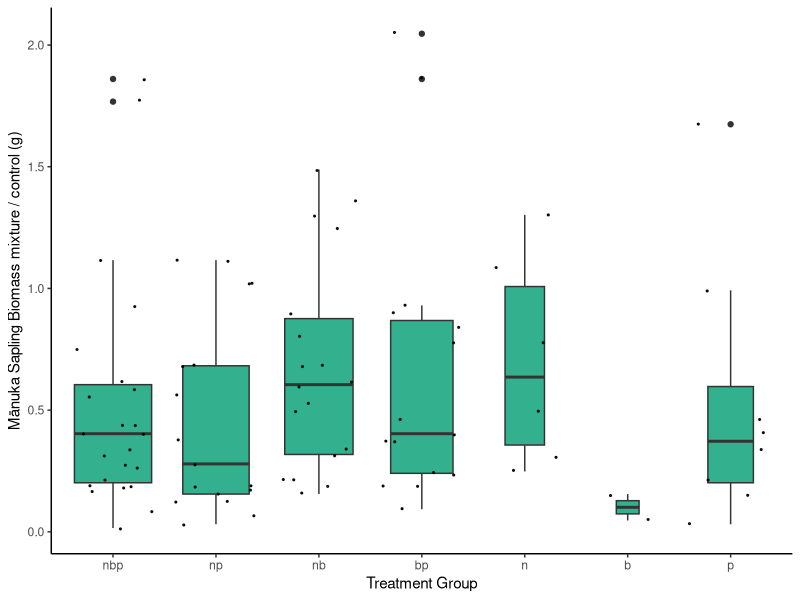
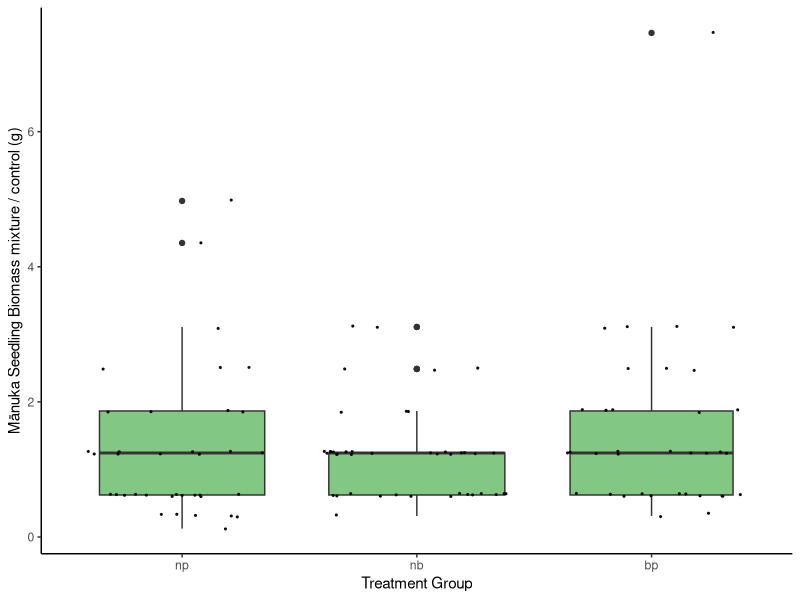
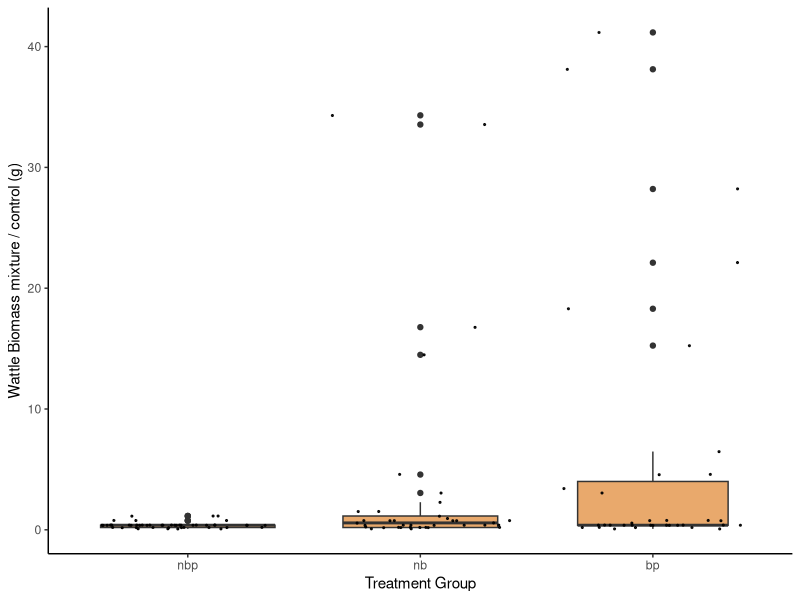
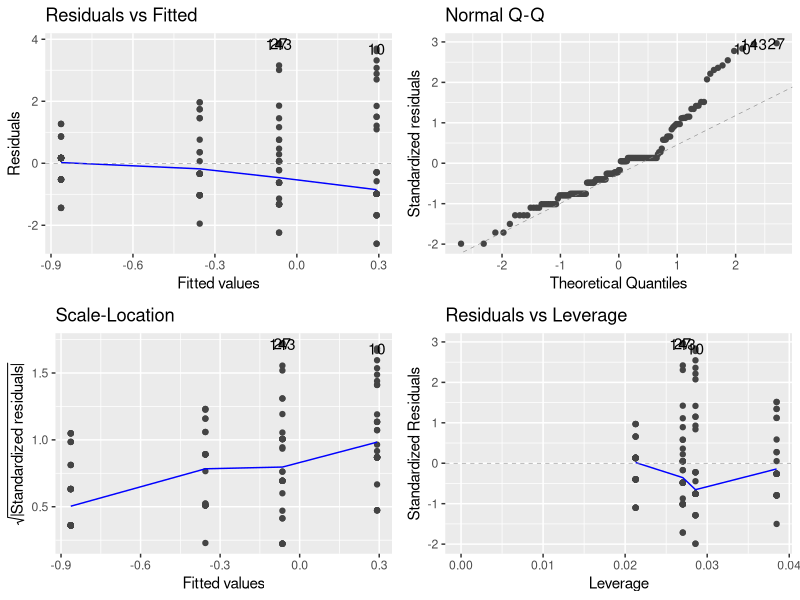
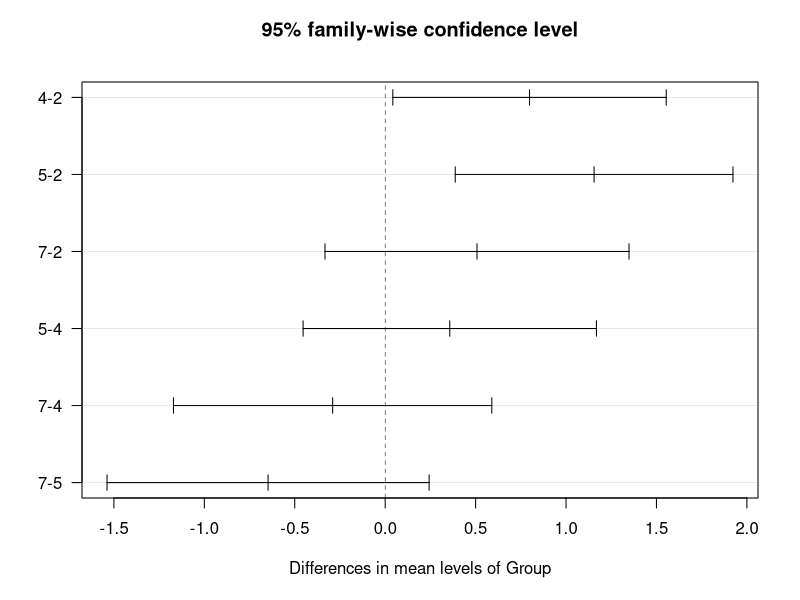
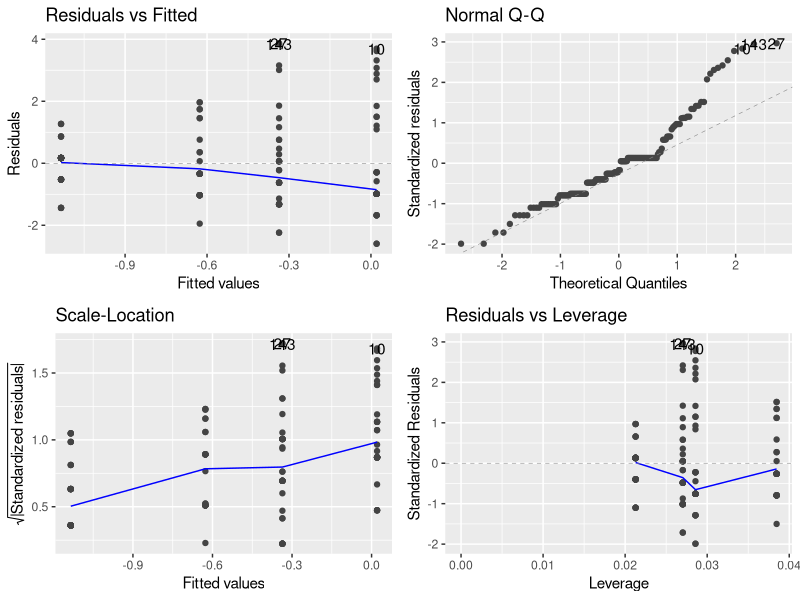
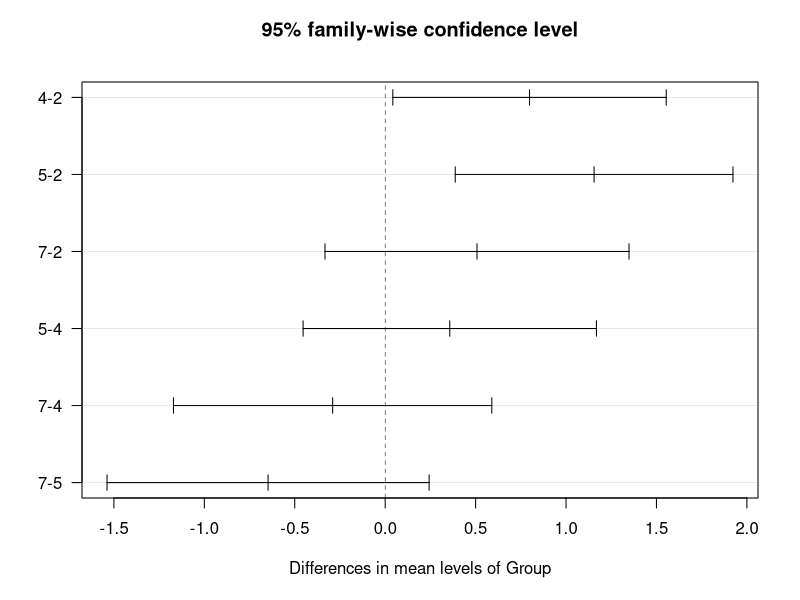
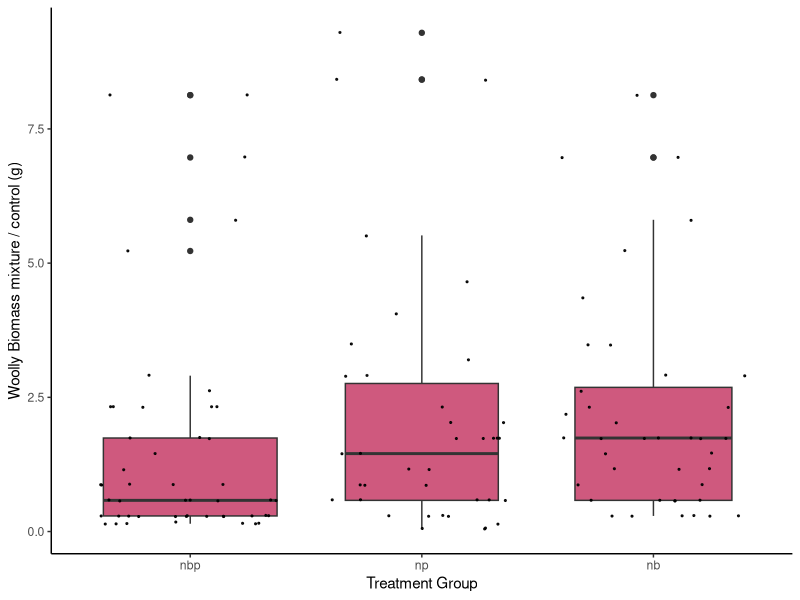

Reproduce these figures in R, in order. (Note: this script raises an error after producing the figures.)
#### Biomass for each plant by treatment group v2####


# Before anything else, verify that your environment is totally clear.
# This is important, because old objects can foul up the works
# Clean up the working environment
rm(list = ls())

# Verify working directory, should be ~/Documents/Analyses/lastname_first
getwd()

# Load tidyverse
library("tidyverse")
# Check for updates
tidyverse_update()

#### Cleaning up the data ####

library(readr)
Biomass <- read_csv("Shadehouse/Biomass Experiment 1 Clean.csv")

# Removing rows where the species is blank
Biomass<-Biomass[-592, ] 
Biomass<-Biomass[-591, ] 
Biomass<-Biomass[-590, ] 
Biomass<-Biomass[-961, ] 
Biomass<-Biomass[-960, ] 
Biomass<-Biomass[-959, ] 

# Removing rows where the mass is blank
Biomass <- Biomass[!is.na(Biomass$Mass_g), ]

# Remove seedling from tg2, there should be no seedlings in that tg
Biomass<-Biomass[-63, ]

# simplifying the experiment 1 treatment group name to Group and Mass_g to Mass
colnames(Biomass)[5:5] <- c("Group") ## Renaming the columns
colnames(Biomass)[10:10] <- c("Mass") ## Renaming the columns
Biomass$Group <- as.factor(Biomass$Group)

# Removing empty columns
Biomass <- Biomass[, -c(11, 12)]

# ggfortify is a package that works with ggplot2 to make nice plots
library("ggfortify")
# multcomp is used for contrasts and multiple comparisons
library("multcomp")
# nlme is used for random effects ANOVA
library("nlme")

#### Response Ratios ####
Sapling <- Biomass[Biomass$Plant == "ManukaSapling", ]

Sapling$Group <- as.factor(Sapling$Group)

# let's have a look at simply doing a response ratio (no log)

# Add a column that is the mass of each sample / mean control mass
group1_mean <- mean(Sapling$Mass[Sapling$Group == 1], na.rm = TRUE)

Sapling$ResponseRatio <- Sapling$Mass / group1_mean

# Let's have a look at that
library(dplyr)
library(ggplot2)

# filter to remove baseline for plot
SaplingPlot <- Sapling[Sapling$Group != "1", ]

# Fix up the treatment groups
SaplingPlot$Group <- factor(SaplingPlot$Group, levels = c("2", "3", "4", "5", "6", "7", "8"), # order  
                         labels = c( "nbp", "np", "nb", "bp", "n", "b", "p")) # labels 

SaplingPlot %>%
#  filter(Group %in% 2:8) %>%
  ggplot(aes(x = Group, y = ResponseRatio)) +
  geom_boxplot(fill = "#33B08D", varwidth = TRUE) +
  geom_jitter(color = "black", size = 0.4, alpha = 0.9) +
  ylab("Mānuka Sapling Biomass mixture / control (g)") +
  xlab("Treatment Group") +
  theme_classic()

# Check for homogeneous variance
summ_Sapling <- Sapling %>%
  group_by(Group) %>% 
  summarise(mean_Mass = mean(Mass),
            sd_Mass = sd(Mass),
            n_Mass = n())
ratio <-(max(summ_Sapling$sd_Mass))/(min(summ_Sapling$sd_Mass))
print(ratio)

# Check for homogeneous variance
summ_Sapling <- Sapling %>%
  group_by(Group) %>% 
  summarise(mean_ResponseRatio = mean(ResponseRatio),
            sd_ResponseRatio = sd(ResponseRatio),
            n_ResponseRatio = n())
ratio <-(max(summ_Sapling$sd_ResponseRatio))/(min(summ_Sapling$sd_ResponseRatio))
print(ratio)

# ratio > 3
# Use kruskal-wallis
kruskal.test(Mass ~ Group, data = Sapling)
kruskal.test(ResponseRatio ~ Group, data = Sapling)

# Seedlings
Seedling <- Biomass[Biomass$Plant == "ManukaSeedling", ]

Seedling<-Seedling[-81, ]

Seedling$Group <- as.factor(Seedling$Group)

# Add a column that is the mass of each sample / mean control mass
group1_mean <- mean(Seedling$Mass[Seedling$Group == 1], na.rm = TRUE)

Seedling$ResponseRatio <- Seedling$Mass / group1_mean

# filter to remove baseline for plot
SeedlingPlot <- Seedling[Seedling$Group != "1", ]

# Fix up the treatment groups
SeedlingPlot$Group <- factor(SeedlingPlot$Group, levels = c("3", "4", "5"), # order  
                          labels = c( "np", "nb", "bp")) # labels

SeedlingPlot %>%
  ggplot(aes(x = Group, y = ResponseRatio)) +
  geom_boxplot(fill = "#82C782", varwidth = TRUE) +
  geom_jitter(color = "black", size = 0.4, alpha = 0.9) +
  ylab("Mānuka Seedling Biomass mixture / control (g)") +
  xlab("Treatment Group") +
  theme_classic()

# Check for homogeneous variance
summ_Seedling <- Seedling %>%
  group_by(Group) %>% 
  summarise(mean_Mass = mean(Mass),
            sd_Mass = sd(Mass),
            n_Mass = n())
ratio <-(max(summ_Seedling$sd_Mass))/(min(summ_Seedling$sd_Mass))
print(ratio)

# Check for homogeneous variance
summ_Seedling <- Seedling %>%
  group_by(Group) %>% 
  summarise(mean_ResponseRatio = mean(ResponseRatio),
            sd_ResponseRatio = sd(ResponseRatio),
            n_ResponseRatio = n())
ratio <-(max(summ_Seedling$sd_ResponseRatio))/(min(summ_Seedling$sd_ResponseRatio))
print(ratio)

# ratio < 3
# For mass
# The sample sizes are not quite even and therefore we need to use Type 3 analysis
contrasts(Seedling$Group) <- contr.sum(8)

model <- lm(Mass ~ Group, data = Seedling)
# Run Type III ANOVA
library(car)
Anova(model, type = 3)

# Set up for ANOVA
model01 <- aov(Mass~Group, data = Seedling)
anova(model01)
summary(model01)

# Tukey-Kramer test (automatically applied for unequal sample sizes)
TukeyHSD(model01)

# For Response Ratio
# The sample sizes are not quite even and therefore we need to use Type 3 analysis
contrasts(Seedling$Group) <- contr.sum(8)

model <- lm(ResponseRatio ~ Group, data = Seedling)
# Run Type III ANOVA
library(car)
Anova(model, type = 3)

# Set up for ANOVA
model01 <- aov(ResponseRatio~Group, data = Seedling)
anova(model01)
summary(model01)
# Tukey-Kramer test (automatically applied for unequal sample sizes)
TukeyHSD(model01)

# Wattle
Wattle <- Biomass[Biomass$Plant == "Wattle", ]

Wattle$Group <- as.factor(Wattle$Group)

# Add a column that is the mass of each sample / mean control mass
group7_mean <- mean(Wattle$Mass[Wattle$Group == 7], na.rm = TRUE)

Wattle$ResponseRatio <- Wattle$Mass / group7_mean

# filter to remove baseline for plot
WattlePlot <- Wattle[Wattle$Group != "7", ]

# Fix up the treatment groups
WattlePlot$Group <- factor(WattlePlot$Group, levels = c("2", "4", "5", "7"), # order  
                        labels = c("nbp", "nb", "bp", "b")) # labels 

WattlePlot %>%
  ggplot(aes(x = Group, y = ResponseRatio)) +
  geom_boxplot(fill = "#E9A96C", varwidth = TRUE) +
  geom_jitter(color = "black", size = 0.4, alpha = 0.9) +
  ylab("Wattle Biomass mixture / control (g)") +
  xlab("Treatment Group") +
  theme_classic()

# Check for homogeneous variance
summ_Wattle <- Wattle %>%
  group_by(Group) %>% 
  summarise(mean_Mass = mean(Mass),
            sd_Mass = sd(Mass),
            n_Mass = n())
ratio <-(max(summ_Wattle$sd_Mass))/(min(summ_Wattle$sd_Mass))
print(ratio)

# Check for homogeneous variance
summ_Wattle <- Wattle %>%
  group_by(Group) %>% 
  summarise(mean_ResponseRatio = mean(ResponseRatio),
            sd_ResponseRatio = sd(ResponseRatio),
            n_ResponseRatio = n())
ratio <-(max(summ_Wattle$sd_ResponseRatio))/(min(summ_Wattle$sd_ResponseRatio))
print(ratio)

# Not normal, need to try a transformation
Wattle <- Wattle %>%
  mutate(logMass = log(Mass))

# Not normal, need to try a transformation
Wattle <- Wattle %>%
  mutate(logResponseRatio = log(ResponseRatio))

# Check for Homogeneous variance
summ_Wattle <- Wattle %>%
  group_by(Group) %>% 
  summarise(mean_logMass = mean(logMass),
            sd_logMass = sd(logMass),
            n_logMass = n())
ratio <-(max(summ_Wattle$sd_logMass))/(min(summ_Wattle$sd_logMass))
print(ratio)

# Check for Homogeneous variance
summ_Wattle <- Wattle %>%
  group_by(Group) %>% 
  summarise(mean_logResponseRatio = mean(logResponseRatio),
            sd_logResponseRatio = sd(logResponseRatio),
            n_logResponseRatio = n())
ratio <-(max(summ_Wattle$sd_logResponseRatio))/(min(summ_Wattle$sd_logResponseRatio))
print(ratio)

# Set up for ANOVA
model01 <- aov(logMass~Group, data = Wattle)
autoplot(model01)
anova(model01)
summary(model01)

# Perform Tukey test
tukey <- TukeyHSD(model01)
summary(tukey)
print(tukey)
plot(tukey, las = 1)

# Set up for ANOVA
model01 <- aov(logResponseRatio~Group, data = Wattle)
autoplot(model01)
anova(model01)
summary(model01)

# Perform Tukey test
tukey <- TukeyHSD(model01)
summary(tukey)
print(tukey)
plot(tukey, las = 1)

# Woolly
Woolly <- Biomass[Biomass$Plant == "Nightshade", ]

Woolly$Group <- as.factor(Woolly$Group)

# Add a column that is the mass of each sample / mean control mass
group6_mean <- mean(Woolly$Mass[Woolly$Group == 6], na.rm = TRUE)

Woolly$ResponseRatio <- Woolly$Mass / group6_mean

# filter to remove baseline for plot
WoollyPlot <- Woolly[Woolly$Group != "6", ]

# Fix up the treatment groups
WoollyPlot$Group <- factor(WoollyPlot$Group, levels = c("2", "3", "4", "6"), # order  
                            labels = c("nbp", "np", "nb", "n")) # labels

WoollyPlot %>%
  ggplot(aes(x = Group, y = ResponseRatio)) +
  geom_boxplot(fill = "#CF597E", varwidth = TRUE) +
  geom_jitter(color = "black", size = 0.4, alpha = 0.9) +
  ylab("Woolly Biomass mixture / control (g)") +
  xlab("Treatment Group") +
  theme_classic()

# Check for homogeneous variance
summ_Woolly <- Woolly %>%
  group_by(Group) %>% 
  summarise(mean_Mass = mean(Mass),
            sd_Mass = sd(Mass),
            n_Mass = n())
ratio <-(max(summ_Woolly$sd_Mass))/(min(summ_Woolly$sd_Mass))
print(ratio)

# Check for homogeneous variance
summ_Woolly <- Woolly %>%
  group_by(Group) %>% 
  summarise(mean_ResponseRatio = mean(ResponseRatio),
            sd_ResponseRatio = sd(ResponseRatio),
            n_ResponseRatio = n()) 
ratio <-(max(summ_Woolly$sd_ResponseRatio))/(min(summ_Woolly$sd_ResponseRatio))
print(ratio)

# ratio < 3
# For mass
# The sample sizes are not quite even and therefore we need to use Type 3 analysis
contrasts(Woolly$Group) <- contr.sum(8)

model <- lm(Mass ~ Group, data = Woolly)
# Run Type III ANOVA
library(car)
Anova(model, type = 3)

# Set up for ANOVA
model01 <- aov(ResponseRatio~Group, data = Woolly)

autoplot(model01)

anova(model01)

summary(model01)
# Tukey-Kramer test (automatically applied for unequal sample sizes)
TukeyHSD(model01)

# For Response Ratio
# The sample sizes are not quite even and therefore we need to use Type 3 analysis
contrasts(Woolly$Group) <- contr.sum(8)

model <- lm(ResponseRatio ~ Group, data = Woolly)
# Run Type III ANOVA
library(car)
Anova(model, type = 3)

# Set up for ANOVA
model01 <- aov(Mass~Group, data = Woolly)
anova(model01)
summary(model01)

# Tukey-Kramer test (automatically applied for unequal sample sizes)
TukeyHSD(model01)

# privet
Privet <- Biomass[Biomass$Plant == "Privet", ]

Privet$Group <- as.factor(Privet$Group)

# Add a column that is the mass of each sample / mean control mass
group8_mean <- mean(Privet$Mass[Privet$Group == 8], na.rm = TRUE)

Privet$ResponseRatio <- Privet$Mass / group8_mean

# filter to remove baseline for plot
PrivetPlot <- Privet[Privet$Group != "8", ]

# Fix up the treatment groups
PrivetPlot$Group <- factor(PrivetPlot$Group, levels = c("2", "3", "5", "8"), # order  
                           labels = c("nbp", "np", "bp", "p")) # labels 

PrivetPlot %>%
#  filter(Group %in% 2:5) %>%
  ggplot(aes(x = Group, y = ResponseRatio)) +
  geom_boxplot(fill = "#E57F6C", varwidth = TRUE) +
  geom_jitter(color = "black", size = 0.4, alpha = 0.9) +
  ylab("Privet Biomass mixture / control (g)") +
  xlab("Treatment Group") +
  theme_classic()

# Check for homogeneous variance
summ_Privet <- Privet %>%
  group_by(Group) %>% 
  summarise(mean_Mass = mean(Mass),
            sd_Mass = sd(Mass),
            n_Mass = n())
ratio <-(max(summ_Privet$sd_Mass))/(min(summ_Privet$sd_Mass))
print(ratio)

# Check for homogeneous variance
summ_Privet <- Privet %>%
  group_by(Group) %>% 
  summarise(mean_ResponseRatio = mean(ResponseRatio),
            sd_ResponseRatio = sd(ResponseRatio),
            n_ResponseRatio = n())
ratio <-(max(summ_Privet$sd_ResponseRatio))/(min(summ_Privet$sd_ResponseRatio))
print(ratio)

# ratio < 3
# For mass
# The sample sizes are not quite even and therefore we need to use Type 3 analysis
contrasts(Privet$Group) <- contr.sum(8)

model <- lm(Mass ~ Group, data = Privet)
# Run Type III ANOVA
library(car)
Anova(model, type = 3)

# Set up for ANOVA
model01 <- aov(Mass~Group, data = Privet)
anova(model01)
summary(model01)

# Tukey-Kramer test (automatically applied for unequal sample sizes)
TukeyHSD(model01)

# For Response Ratio
# The sample sizes are not quite even and therefore we need to use Type 3 analysis
contrasts(Privet$Group) <- contr.sum(8)

model <- lm(ResponseRatio ~ Group, data = Privet)
# Run Type III ANOVA
library(car)
Anova(model, type = 3)

# Set up for ANOVA
model01 <- aov(ResponseRatio~Group, data = Privet)
anova(model01)
summary(model01)
# Tukey-Kramer test (automatically applied for unequal sample sizes)
TukeyHSD(model01)

# Make a new df without saplings because they are too big
BiomassSeedlings <- Biomass %>% filter(Plant != "ManukaSapling")

# Make a boxplot with all values on it
ggplot(BiomassSeedlings, aes(x = Group, y = ResponseRatio, fill = Plant)) +
  geom_boxplot(position = position_dodge(width = 0.8)) +
  theme_minimal() +
  labs(x = "Treatment group", y = "Dry biomass g", fill = "Species") +
  scale_fill_manual(values = c(
    "ManukaSapling" = "#33B08D",  
    "ManukaSeedling"  = "#82C782", 
    "Nightshade" = "#CF597E",  
    "Privet" = "#E57F6C" , 
    "Wattle" = "#E9A96C"),
    labels = c("ManukaSapling" = "L. scoparium sapling", "ManukaSeedling" = "L. scoparium seedling","Nightshade" = "S. mauritianum",
               "Privet" = "L. lucidum", "Wattle" = "P. lophantha")) +
  theme_classic()




#### Log Response ratios ####
library(metafor)
# Function to compute lnRR using metafor for a given plant and control group
compute_lnRR <- function(Biomass, plant_name = "ManukaSapling", control_group = 1) {
  # Filter for specified plant
  df_filtered <- Biomass %>% filter(Plant == plant_name)
  
  # Split into treatment and control
  control <- df_filtered %>% filter(Group == control_group)
  treatments <- df_filtered %>% filter(Group != control_group)
  
  # Summarise group stats
  group_stats <- treatments %>%
    group_by(Group) %>%
    summarise(
      m1i = mean(Mass),
      sd1i = sd(Mass),
      n1i = n(),
      .groups = "drop"
    ) %>%
    mutate(
      m2i = mean(control$Mass),
      sd2i = sd(control$Mass),
      n2i = nrow(control)
    )
  
  # Compute lnRR and sampling variance
  escalc_results <- escalc(
    measure = "ROM",
    m1i = group_stats$m1i,
    sd1i = group_stats$sd1i,
    n1i = group_stats$n1i,
    m2i = group_stats$m2i,
    sd2i = group_stats$sd2i,
    n2i = group_stats$n2i
  )
  
  # Combine with group info
  results <- bind_cols(group_stats["Group"], escalc_results)
  return(results)
}

# Run the function
lnrr_output <- compute_lnRR(Biomass, plant_name = "ManukaSapling", control_group = 1)
print(lnrr_output)

# Fix up the treatment groups
lnrr_output$Group <- factor(lnrr_output$Group, levels = c("2", "3", "4", "5", "6", "7", "8"), # order  
                            labels = c("nbp", "np", "nb", "bp", "n", "b", "p")) # labels 


# Plot lnRR with 95% CI
ggplot(lnrr_output, aes(x = factor(Group), y = yi)) +
  geom_point(shape = 16, size = 3) +
  geom_errorbar(aes(ymin = yi - 1.96 * sqrt(vi), ymax = yi + 1.96 * sqrt(vi)), width = 0.2) +
  labs(
    x = "Treatment Group",
    y = "lnRR_mixed/monoculture mānuka sapling biomass (g)"
  ) +
  theme_classic() +
  theme(
    text = element_text(size = 12),
    axis.title = element_text(face = "bold")
  )

# Seedling
# remove row where treatment group is 2 and there is a mānuka seedling

Biomass<-Biomass[-420, ] 
#Function to compute lnRR using metafor for a given plant and control group
compute_lnRR <- function(Biomass, plant_name = "ManukaSeedling", control_group = 1) {
  # Filter for specified plant
  df_filtered <- Biomass %>% filter(Plant == plant_name)
  
  # Split into treatment and control
  control <- df_filtered %>% filter(Group == control_group)
  treatments <- df_filtered %>% filter(Group != control_group)
  
  # Summarise group stats
  group_stats <- treatments %>%
    group_by(Group) %>%
    summarise(
      m1i = mean(Mass),
      sd1i = sd(Mass),
      n1i = n(),
      .groups = "drop"
    ) %>%
    mutate(
      m2i = mean(control$Mass),
      sd2i = sd(control$Mass),
      n2i = nrow(control)
    )
  
  # Compute lnRR and sampling variance
  escalc_results <- escalc(
    measure = "ROM",
    m1i = group_stats$m1i,
    sd1i = group_stats$sd1i,
    n1i = group_stats$n1i,
    m2i = group_stats$m2i,
    sd2i = group_stats$sd2i,
    n2i = group_stats$n2i
  )
  
  # Combine with group info
  results <- bind_cols(group_stats["Group"], escalc_results)
  return(results)
}

# Run the function
lnrr_output <- compute_lnRR(Biomass, plant_name = "ManukaSeedling", control_group = 1)
print(lnrr_output)

# Fix up the treatment groups
lnrr_output$Group <- factor(lnrr_output$Group, levels = c("3", "4", "5"), # order  
                            labels = c("np", "nb", "bp")) # labels 

# Plot lnRR with 95% CI
ggplot(lnrr_output, aes(x = factor(Group), y = yi)) +
  geom_point(shape = 16, size = 3) +
  geom_errorbar(aes(ymin = yi - 1.96 * sqrt(vi), ymax = yi + 1.96 * sqrt(vi)), width = 0.2) +
  labs(
    x = "Treatment Group",
    y = "lnRR_mixed/monoculture mānuka seedling biomass (g)"
  ) +
  theme_classic() +
  theme(
    text = element_text(size = 12),
    axis.title = element_text(face = "bold")
  )

# Wattle
#Function to compute lnRR using metafor for a given plant and control group
compute_lnRR <- function(Biomass, plant_name = "Wattle", control_group = 7) {
  # Filter for specified plant
  df_filtered <- Biomass %>% filter(Plant == plant_name)
  
  # Split into treatment and control
  control <- df_filtered %>% filter(Group == control_group)
  treatments <- df_filtered %>% filter(Group != control_group)
  
  # Summarise group stats
  group_stats <- treatments %>%
    group_by(Group) %>%
    summarise(
      m1i = mean(Mass),
      sd1i = sd(Mass),
      n1i = n(),
      .groups = "drop"
    ) %>%
    mutate(
      m2i = mean(control$Mass),
      sd2i = sd(control$Mass),
      n2i = nrow(control)
    )
  
  # Compute lnRR and sampling variance
  escalc_results <- escalc(
    measure = "ROM",
    m1i = group_stats$m1i,
    sd1i = group_stats$sd1i,
    n1i = group_stats$n1i,
    m2i = group_stats$m2i,
    sd2i = group_stats$sd2i,
    n2i = group_stats$n2i
  )
  
  # Combine with group info
  results <- bind_cols(group_stats["Group"], escalc_results)
  return(results)
}

# Run the function
lnrr_output <- compute_lnRR(Biomass, plant_name = "Wattle", control_group = 7)
print(lnrr_output)

# Fix up the treatment groups
lnrr_output$Group <- factor(lnrr_output$Group, levels = c("2", "4", "5", "7"), # order  
labels = c("nbp", "nb", "bp", "b")) # labels 

# Plot lnRR with 95% CI
ggplot(lnrr_output, aes(x = factor(Group), y = yi)) +
  geom_point(shape = 16, size = 3) +
  geom_errorbar(aes(ymin = yi - 1.96 * sqrt(vi), ymax = yi + 1.96 * sqrt(vi)), width = 0.2) +
  labs(
    x = "Treatment Group",
    y = "lnRR_mixed/monoculture brush wattle seedling biomass (g)"
  ) +
  geom_hline(yintercept = 0, linetype = "dotted", linewidth = 0.5, colour = "grey40") +
  theme_classic() +
  theme(
    text = element_text(size = 12),
    axis.title = element_text(face = "bold")
  )

# Woolly
#Function to compute lnRR using metafor for a given plant and control group
compute_lnRR <- function(Biomass, plant_name = "Nightshade", control_group = 6) {
  # Filter for specified plant
  df_filtered <- Biomass %>% filter(Plant == plant_name)
  
  # Split into treatment and control
  control <- df_filtered %>% filter(Group == control_group)
  treatments <- df_filtered %>% filter(Group != control_group)
  
  # Summarise group stats
  group_stats <- treatments %>%
    group_by(Group) %>%
    summarise(
      m1i = mean(Mass),
      sd1i = sd(Mass),
      n1i = n(),
      .groups = "drop"
    ) %>%
    mutate(
      m2i = mean(control$Mass),
      sd2i = sd(control$Mass),
      n2i = nrow(control)
    )
  
  # Compute lnRR and sampling variance
  escalc_results <- escalc(
    measure = "ROM",
    m1i = group_stats$m1i,
    sd1i = group_stats$sd1i,
    n1i = group_stats$n1i,
    m2i = group_stats$m2i,
    sd2i = group_stats$sd2i,
    n2i = group_stats$n2i
  )
  
  # Combine with group info
  results <- bind_cols(group_stats["Group"], escalc_results)
  return(results)
}

# Run the function
lnrr_output <- compute_lnRR(Biomass, plant_name = "Nightshade", control_group = 6)
print(lnrr_output)

# Fix up the treatment groups
lnrr_output$Group <- factor(lnrr_output$Group, levels = c("2", "3", "4", "6"), # order  
                            labels = c("nbp", "np", "nb", "n")) # labels 

# Plot lnRR with 95% CI
ggplot(lnrr_output, aes(x = factor(Group), y = yi)) +
  geom_point(shape = 16, size = 3) +
  geom_errorbar(aes(ymin = yi - 1.96 * sqrt(vi), ymax = yi + 1.96 * sqrt(vi)), width = 0.2) +
  labs(
    x = "Treatment Group",
    y = "lnRR_mixed/monoculture woolly nightshade seedling biomass (g)"
  ) +
  theme_classic() +
  theme(
    text = element_text(size = 12),
    axis.title = element_text(face = "bold")
  )

# Privet
#Function to compute lnRR using metafor for a given plant and control group
compute_lnRR <- function(Biomass, plant_name = "Privet", control_group = 8) {
  # Filter for specified plant
  df_filtered <- Biomass %>% filter(Plant == plant_name)
  
  # Split into treatment and control
  control <- df_filtered %>% filter(Group == control_group)
  treatments <- df_filtered %>% filter(Group != control_group)
  
  # Summarise group stats
  group_stats <- treatments %>%
    group_by(Group) %>%
    summarise(
      m1i = mean(Mass),
      sd1i = sd(Mass),
      n1i = n(),
      .groups = "drop"
    ) %>%
    mutate(
      m2i = mean(control$Mass),
      sd2i = sd(control$Mass),
      n2i = nrow(control)
    )
  
  # Compute lnRR and sampling variance
  escalc_results <- escalc(
    measure = "ROM",
    m1i = group_stats$m1i,
    sd1i = group_stats$sd1i,
    n1i = group_stats$n1i,
    m2i = group_stats$m2i,
    sd2i = group_stats$sd2i,
    n2i = group_stats$n2i
  )
  
  # Combine with group info
  results <- bind_cols(group_stats["Group"], escalc_results)
  return(results)
}

# Run the function
lnrr_output <- compute_lnRR(Biomass, plant_name = "Privet", control_group = 8)
print(lnrr_output)

# Fix up the treatment groups
lnrr_output$Group <- factor(lnrr_output$Group, levels = c("2", "3", "5", "8"), # order  
                            labels = c("nbp", "np", "bp", "p")) # labels 

# Plot lnRR with 95% CI
ggplot(lnrr_output, aes(x = factor(Group), y = yi)) +
  geom_point(shape = 16, size = 3) +
  geom_errorbar(aes(ymin = yi - 1.96 * sqrt(vi), ymax = yi + 1.96 * sqrt(vi)), width = 0.2) +
  labs(
    x = "Treatment Group",
    y = "lnRR_mixed/monoculture tree privet seedling biomass (g)"
  ) +
  theme_classic() +
  theme(
    text = element_text(size = 12),
    axis.title = element_text(face = "bold")
  )
